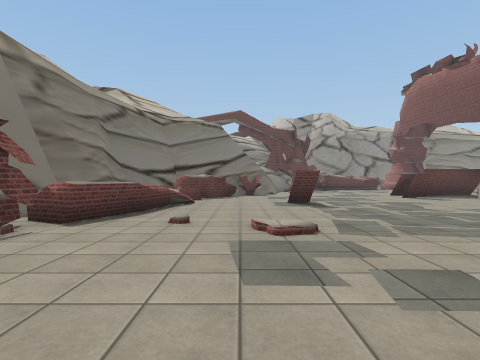
view 1 (above)

24 first-person views from a walk through a Unity game level. The camera is 1.3 m above the floor, looks level and sees 80° across. The floor is counted in squares, 2 m on a side. Each view is taken from the middle of a square. On the plan, view 1 faces up. The plan holds only what a view shows up to about 9 squares ahead; the rest is blank. The place goes on beyond the plan. The player character is not drawn. Some animated figures are not drawn. Some surface patterns are stand-ins.

view 2
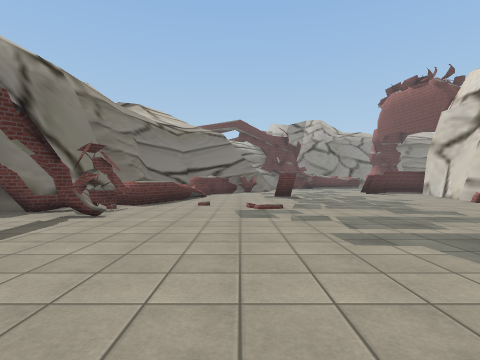

view 3
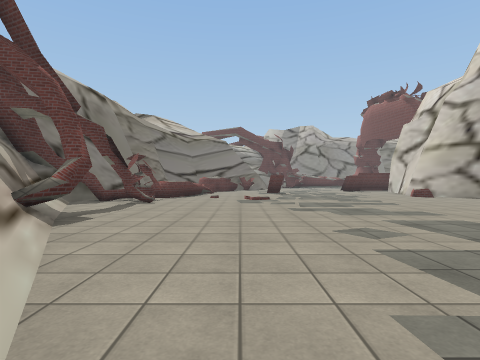

view 4
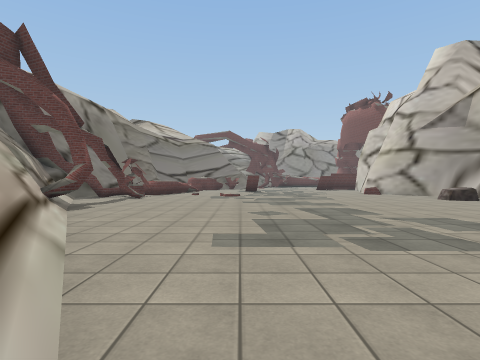

view 5
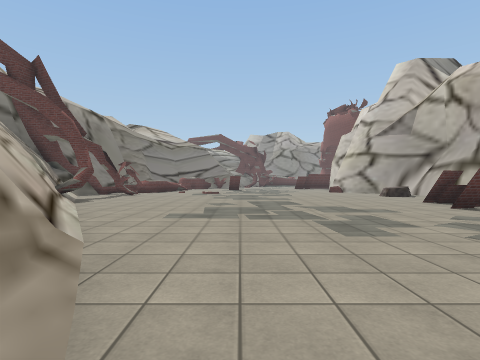

view 6
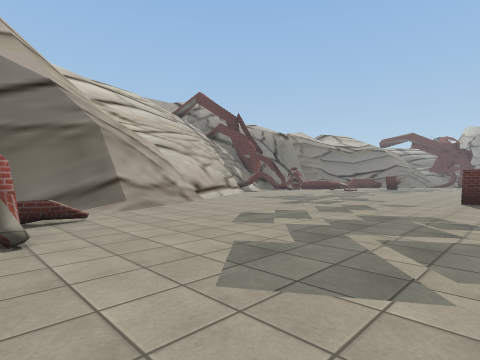

view 7
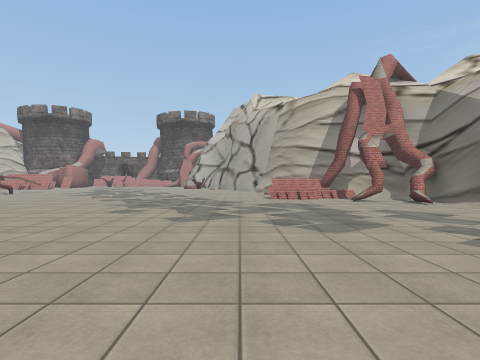

view 8
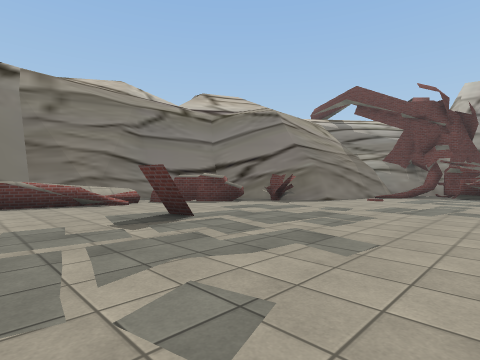

view 9
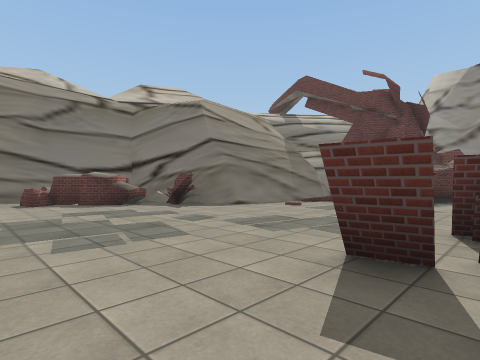

view 10
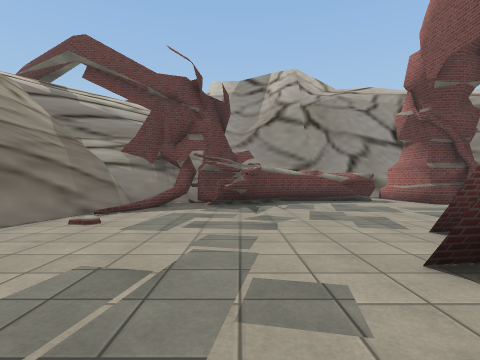

view 11
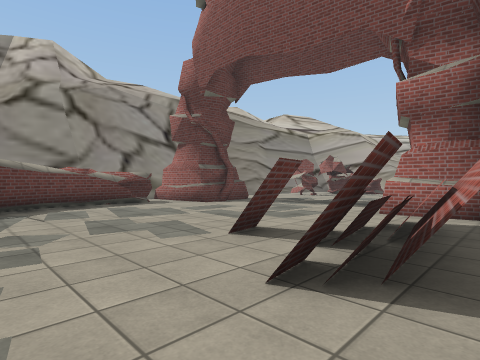

view 12
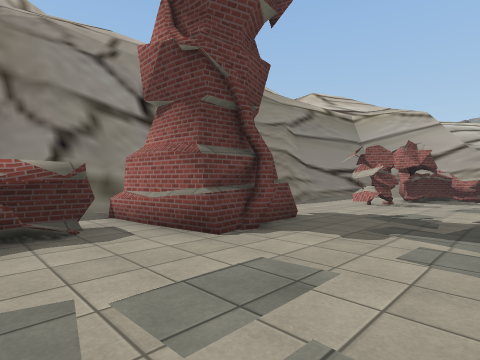

view 13
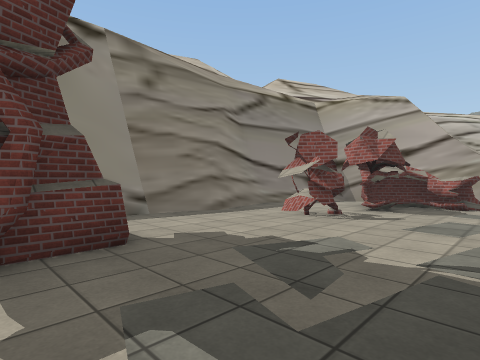

view 14
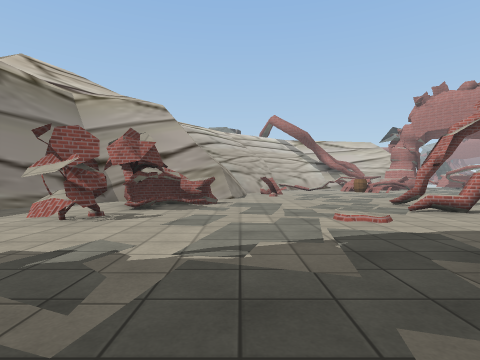

view 15
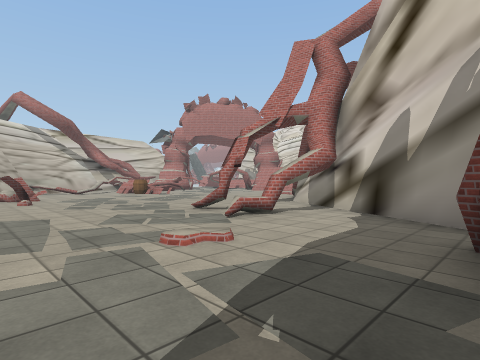

view 16
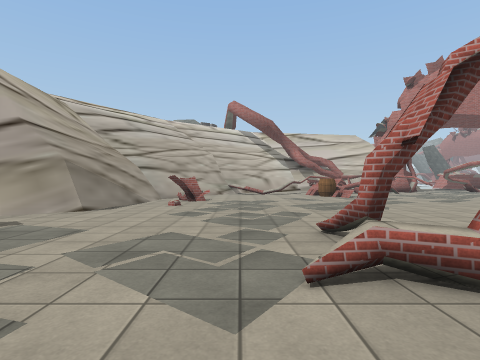

view 17
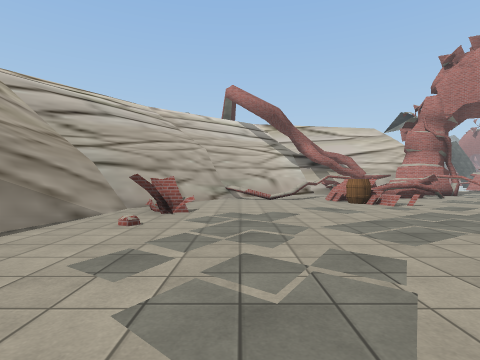

view 18
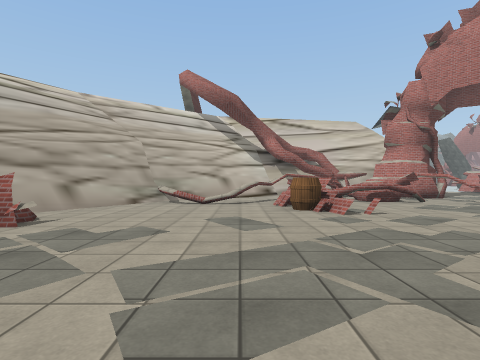

view 19
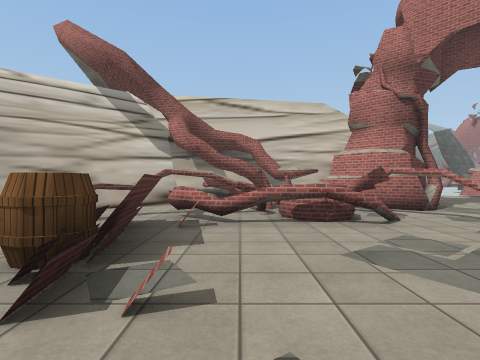

view 20
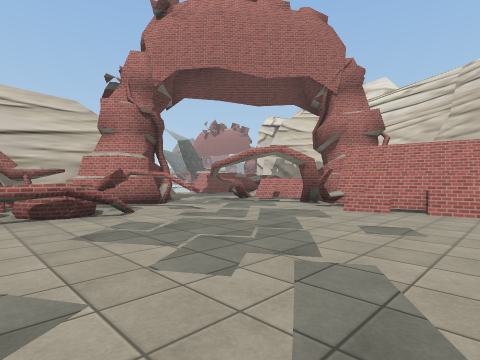

view 21
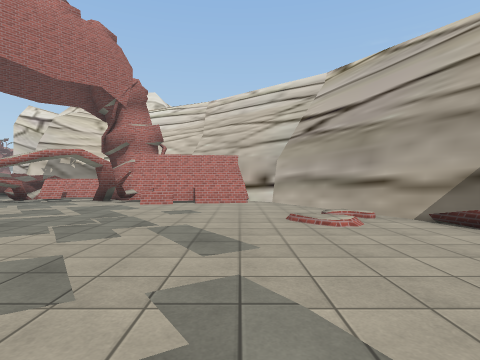

view 22
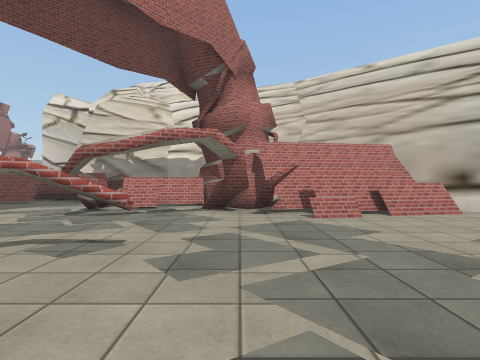

view 23
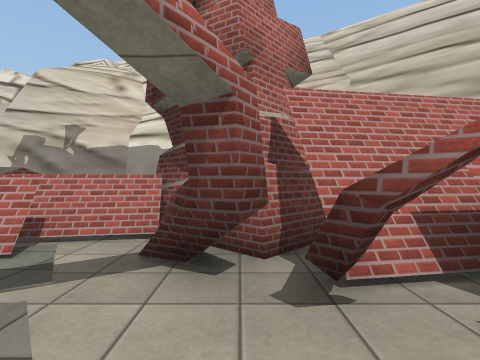

view 24
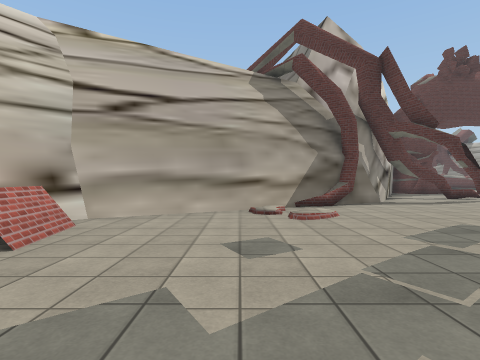

### Floor plan
Key: @ floor where view 1 was taken; # wall or solid block; x gap in a wall; . main floor; : floor 0.25 m higher than the main floor; / step, stairs or slope; = window, fence, low wall or low ledge; ^ raised ledge; B barrel.
Columns run from 5 left of view 1 to 32 right of it. Each row starts with its distance up from view 1.
 21                   ######
 20                   .###.###
 19           ######  .......#
 18        #####...###..##.###
 17        #=.#...........#####
 16       ##................^.##
 15       ##...................#####
 14       #......................#=###
 13      ##......#..#  ..........#...###
 12     ###.....#######..............^.#
 11    ##=......####   ...=#...........##
 10  #^#.......#.      #..#..........#.=#
  9  #...........      ##...........#=####
  8  # ^.........       ###........B###^^#
  7  # ^........          ##..........^^##
  6  # ^........##         ##.........^^##
  5 ##^.........^           #//......=^##
  4 ###.........            ##=:.....#x^#
  3 #=...........            ##........###
  2 #.#..........             #..........#
  1 #............^            #...=^...#..
  0 ##...@........            #######..#..
 -1  ##..........                  #####..
 -2  ##..........#                   ##=..
 -3   #..........#                     ###
 -4   ##........#.
 -5    #/..........                    ###
 -6    ##/..........
 -7     ##...........
 -8      #............
 -9      ##...........
-10       #............
-11       ##............
-12        #=............
-13        ###.... ......

Positions as (right, up) in squares from view 1, and headings:
1: (0, 0), facing up
2: (0, -3), facing up
3: (0, -6), facing up
4: (1, -8), facing up
5: (2, -10), facing up
6: (8, -13), facing up-left
7: (8, -4), facing down
8: (6, 5), facing up-left
9: (7, 8), facing up-left
10: (5, 10), facing up
11: (5, 11), facing up-right
12: (8, 15), facing up-right
13: (11, 15), facing up-right
14: (11, 15), facing right
15: (13, 15), facing down-right
16: (15, 12), facing right
17: (18, 12), facing right
18: (20, 10), facing right
19: (24, 7), facing right
20: (23, 7), facing down-right
21: (23, 9), facing down
22: (27, 6), facing down
23: (27, 2), facing down
24: (27, 3), facing left
